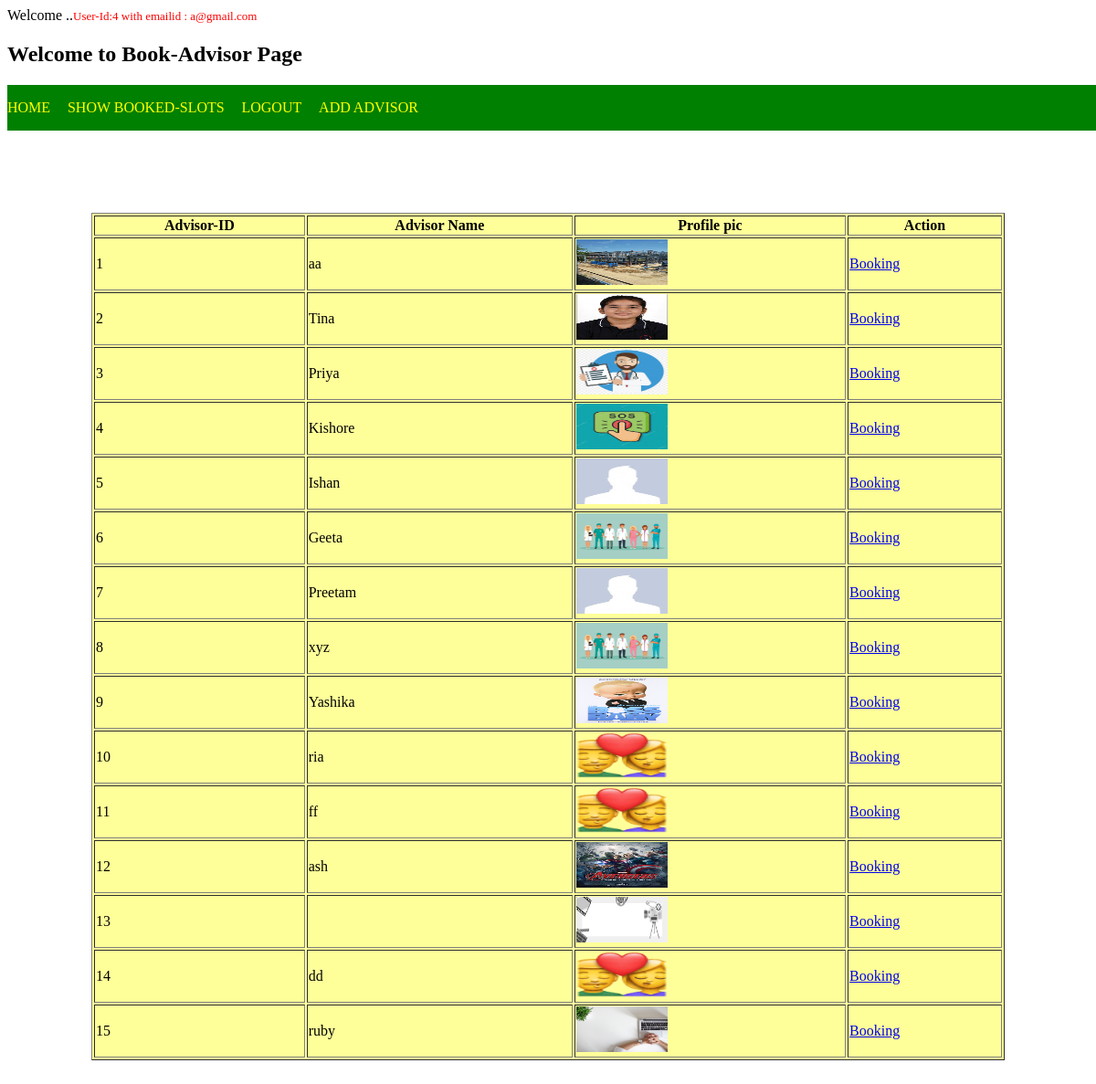
/user/userid/advisor/ (signed in), run on the app's committed database.
### bookadvisor/models.py (models this page shows, shortened)
class UserTest(AbstractBaseUser):
    id=models.AutoField(verbose_name='UID',
                                  serialize=False,
                                  auto_created=True,
                                 primary_key=True )
    name= models.CharField(max_length=20)
    email= models.EmailField('Email Address',unique=True)
    password= models.CharField(max_length=20,null=True)
    is_staff=models.BooleanField(default=False)
    is_admin=models.BooleanField(default=False)
    is_superuser=models.BooleanField(default=False)
    USERNAME_FIELD = 'email'
    REQUIRED_FIELD = []
    objects=UserTestManager()
    def is_superuser(self):
       return self.is_admin

class Advisor(AbstractBaseUser):
    id = models.IntegerField(verbose_name='Advisor-ID',
                                  serialize=False,
                                  auto_created=True,primary_key=True
                                  )
    first_name = models.CharField(verbose_name='AdvName',max_length=20,unique=True,blank=True)
    profilepic = models.ImageField('Add Profilepic',null=False,blank=False,upload_to='images/')
    bid = models.IntegerField(blank=True,null=True)
    bookingtime = models.DateTimeField(auto_now=False, auto_now_add=False,blank=True,null=True)
    is_staff = models.BooleanField(default=False),
    is_active=models.BooleanField(default=False),
    is_admin=models.BooleanField(default=False),
    is_superuser=models.BooleanField(default=False),
    is_admin=models.BooleanField(default=False)
    USERNAME_FIELD = 'first_name'
    REQUIRED_FIELD = []
    objects=AdvisorManager()
    def __str__(self):
        return self.first_name
    def is_superuser(self):
       return self.is_admin

### bookadvisor/views.py (the view)
# urls.py: path('user/userid/advisor/',views.bookadvisor,name='bookadvisor'),
def bookadvisor(request):
    user1=Advisor.objects.all()
    print("Book",user1)
    return render(request,'bookadvisor.html',{'user1':user1})

### templates/bookadvisor.html (shortened to what this page needs)
<!DOCTYPE html>
<html lang="en" dir="ltr">
  <head>
  </head>Welcome ..<font size='2' color='red'>User-Id:{{user.id}}
  with emailid : {{user.email}}</font>
  <body>
    <h2>Welcome to Book-Advisor Page <br></h2><div class='main'><nav><a href="/">Home</a>
  <a href="/user/userid/advisor/booking/" class="links">Show booked-slots</a><a href="/user/logout/" class="links">Logout</a>
  <a href="/admin/advisor/" class="links">Add Advisor</a></nav></div>
    <br><br><br><br><br><center><div class='tableclass'>
  <table border="1" width="1000px" style="background-color:#ffff99;">
  <tr><th>Advisor-ID</th>  <th>Advisor Name</th><th> Profile pic</th><th>Action</th></tr>
  {% for i in user1 %}
  <tr><td> {{i.id}}</td><td>{{i.first_name}}</td><td><img src="{{i.profilepic.url}}" width="100" height="50"></td>
    <td><a href="/user/userid/advisor/{{i.id}}/">Booking</a></tr>
  {% endfor %}
  </table></div></center>
      <br>
  </body>
</html>

### templates/bookadvisor.html (style rules this page uses)
.main { width: 100%; height: 50px; display: flex; justify-content: space-between; background-color:green; position:fixed; float:right; }
.main nav { width:450px; display:flex; justify-content:space-between; align-items:center; }
.main nav a { text-decoration:none; color:yellow; text-transform:uppercase; float:right; }
.tableclass { margin-top:50px; width:100%; }

### data on the page
UserTest: id "4", email "a@gmail.com"
Advisor: id "1", first_name "aa", profilepic (picture)
Advisor: id "2", first_name "Tina", profilepic (picture)
Advisor: id "3", first_name "Priya", profilepic (picture)
Advisor: id "4", first_name "Kishore", profilepic (picture)
Advisor: id "5", first_name "Ishan", profilepic (picture)
Advisor: id "6", first_name "Geeta", profilepic (picture)
Advisor: id "7", first_name "Preetam", profilepic (picture)
Advisor: id "8", first_name "xyz", profilepic (picture)
Advisor: id "9", first_name "Yashika", profilepic (picture)
Advisor: id "10", first_name "ria", profilepic (picture)
Advisor: id "11", first_name "ff", profilepic (picture)
Advisor: id "12", first_name "ash", profilepic (picture)
Advisor: id "13", profilepic (picture)
Advisor: id "14", first_name "dd", profilepic (picture)
Advisor: id "15", first_name "ruby", profilepic (picture)
